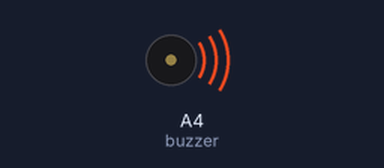
Simulated run of this sketch. Board: Arduino Uno, built with avr-gcc and run on an emulated ATmega328P. Shown: buzzer (waves = sounding).

Above: at 11.5 s.
At 88.4 s:
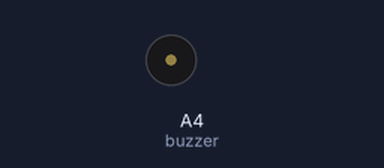
Timing chart, 0 to 89.9 s (numbered marks = the images above):
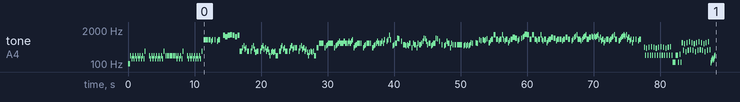

The sketch:

____.ino
```cpp
// 推しの子 OP アイドル (anime version)


#include <avr/pgmspace.h>

#define NOTE_B0  31
#define NOTE_C1  33
#define NOTE_CS1 35
#define NOTE_D1  37
#define NOTE_DS1 39
#define NOTE_E1  41
#define NOTE_F1  44
#define NOTE_FS1 46
#define NOTE_G1  49
#define NOTE_GS1 52
#define NOTE_A1  55
#define NOTE_AS1 58
#define NOTE_B1  62
#define NOTE_C2  65
#define NOTE_CS2 69
#define NOTE_D2  73
#define NOTE_DS2 78
#define NOTE_E2  82
#define NOTE_F2  87
#define NOTE_FS2 93
#define NOTE_G2  98
#define NOTE_GS2 104
#define NOTE_A2  110
#define NOTE_AS2 117
#define NOTE_B2  123
#define NOTE_C3  131
#define NOTE_CS3 139
#define NOTE_D3  147
#define NOTE_DS3 156
#define NOTE_E3  165
#define NOTE_F3  175
#define NOTE_FS3 185
#define NOTE_G3  196
#define NOTE_GS3 208
#define NOTE_A3  220
#define NOTE_AS3 233
#define NOTE_B3  247
#define NOTE_C4  262
#define NOTE_CS4 277
#define NOTE_D4  294
#define NOTE_DS4 311
#define NOTE_E4  330
#define NOTE_F4  349
#define NOTE_FS4 370
#define NOTE_G4  392
#define NOTE_GS4 415
#define NOTE_A4  440
#define NOTE_AS4 466
#define NOTE_B4  494
#define NOTE_C5  523
#define NOTE_CS5 554
#define NOTE_D5  587
#define NOTE_DS5 622
#define NOTE_E5  659
#define NOTE_F5  698
#define NOTE_FS5 740
#define NOTE_G5  784
#define NOTE_GS5 831
#define NOTE_A5  880
#define NOTE_AS5 932
#define NOTE_B5  988
#define NOTE_C6  1047
#define NOTE_CS6 1109
#define NOTE_D6  1175
#define NOTE_DS6 1245
#define NOTE_E6  1319
#define NOTE_F6  1397
#define NOTE_FS6 1480
#define NOTE_G6  1568
#define NOTE_GS6 1661
#define NOTE_A6  1760
#define NOTE_AS6 1865
#define NOTE_B6  1976
#define NOTE_C7  2093
#define NOTE_CS7 2217
#define NOTE_D7  2349
#define NOTE_DS7 2489
#define NOTE_E7  2637
#define NOTE_F7  2794
#define NOTE_FS7 2960
#define NOTE_G7  3136
#define NOTE_GS7 3322
#define NOTE_A7  3520
#define NOTE_AS7 3729
#define NOTE_B7  3951
#define NOTE_C8  4186
#define NOTE_CS8 4435
#define NOTE_D8  4699
#define NOTE_DS8 4978
#define NOTE_E8  5274
#define NOTE_F8  5588
#define NOTE_FS8 5920
#define NOTE_G8  6272
#define NOTE_GS8 6645
#define NOTE_A8  7074
#define NOTE_AS8 7459
#define NOTE_B8  7902
#define REST 0

int tempo = 83;
int buzzer = A4;

const int melody[] PROGMEM = {
  NOTE_GS2,8,NOTE_GS3,32,REST,32,NOTE_DS3,32,REST,32,NOTE_GS3,32,REST,32,NOTE_DS3,32,REST,32,NOTE_GS3,32,REST,32,NOTE_DS3,32,REST,32,NOTE_GS3,32,REST,32,NOTE_DS3,32,REST,32,NOTE_GS3,32,REST,32,NOTE_DS3,32,REST,32,NOTE_GS3,32,REST,32,NOTE_DS3,32,REST,32,NOTE_DS4,32,REST,32,REST,6,
  NOTE_GS3,32,REST,32,NOTE_DS3,32,REST,32,NOTE_GS3,32,REST,32,NOTE_DS3,32,REST,32,NOTE_GS3,32,REST,32,NOTE_DS3,32,REST,32,NOTE_GS3,32,REST,32,NOTE_DS3,32,REST,32,NOTE_GS3,32,REST,32,NOTE_DS3,32,REST,32,NOTE_GS3,32,REST,32,NOTE_DS3,32,REST,32,NOTE_DS4,32,REST,32,REST,16,
  NOTE_GS3,32,REST,32,NOTE_GS3,32,REST,32,NOTE_GS3,32,REST,32,NOTE_GS3,32,REST,32,NOTE_GS3,32,REST,32,NOTE_GS3,32,REST,32,NOTE_GS3,32,REST,32,NOTE_GS3,32,REST,32,NOTE_GS3,32,REST,32,NOTE_DS3,32,REST,32,NOTE_GS3,32,REST,32,NOTE_DS3,32,REST,32,NOTE_GS3,32,REST,32,NOTE_DS3,32,REST,32,NOTE_DS4,32,REST,32,REST,6,
  NOTE_GS3,32,REST,32,NOTE_DS3,32,REST,32,NOTE_GS3,32,REST,32,NOTE_DS3,32,REST,32,NOTE_GS3,32,REST,32,NOTE_DS3,32,REST,32,NOTE_GS3,32,REST,32,NOTE_DS3,32,REST,32,NOTE_GS3,32,REST,32,NOTE_DS3,32,REST,32,NOTE_GS3,32,REST,32,NOTE_DS3,32,REST,32,NOTE_DS4,32,REST,32,REST,16,
  NOTE_GS5,8,NOTE_GS5,8,NOTE_GS5,8,NOTE_FS5,16,NOTE_GS5,16,REST,16,NOTE_GS5,16,REST,16,NOTE_FS5,16,NOTE_GS5,8,REST,8,
  NOTE_DS6,8,NOTE_CS6,8,NOTE_DS6,8,NOTE_E6,8,NOTE_DS6,8,NOTE_CS6,8,NOTE_DS6,8,
  NOTE_DS4,8,NOTE_GS4,16,NOTE_B4,16,NOTE_FS4,16,NOTE_GS4,16,NOTE_DS4,8,REST,16,
  NOTE_DS4,16,NOTE_GS4,16,NOTE_B4,16,NOTE_FS4,16,NOTE_CS4,16,NOTE_DS4,8,REST,16,
  NOTE_DS4,16,NOTE_GS4,16,NOTE_B4,16,NOTE_FS4,16,NOTE_GS4,16,NOTE_DS4,16,NOTE_FS4,16,NOTE_CS4,16,NOTE_GS3,16,NOTE_CS4,16,NOTE_DS4,16,NOTE_CS4,16,NOTE_DS4,16,NOTE_GS3,8,REST,16,
  NOTE_DS4,32,NOTE_DS4,32,NOTE_GS4,16,NOTE_B4,16,NOTE_FS4,16,NOTE_GS4,16,NOTE_DS4,8,REST,16,NOTE_DS4,16,NOTE_GS4,16,NOTE_B4,16,NOTE_FS4,16,NOTE_GS4,16,NOTE_GS4,8,REST,16,
  NOTE_DS4,16,NOTE_GS4,16,NOTE_B4,16,NOTE_FS4,16,NOTE_GS4,16,NOTE_DS4,16,NOTE_FS4,16,NOTE_CS4,16,NOTE_GS3,16,NOTE_CS4,16,NOTE_DS4,16,NOTE_CS4,16,NOTE_DS4,16,NOTE_GS3,8,
  NOTE_GS4,8,NOTE_DS5,11,NOTE_DS5,11,NOTE_DS5,16,REST,16,NOTE_GS4,16,NOTE_B4,16,NOTE_CS5,16,NOTE_DS5,11,NOTE_DS5,11,NOTE_DS5,16,REST,16,
  NOTE_GS4,16,NOTE_B4,16,NOTE_CS5,16,NOTE_DS5,16,NOTE_FS5,16,NOTE_DS5,8,NOTE_DS5,16,NOTE_FS5,16,NOTE_DS5,8,NOTE_DS5,16,NOTE_FS5,16,NOTE_DS5,16,NOTE_FS5,16,NOTE_GS5,16,
  NOTE_GS4,16,NOTE_B4,16,NOTE_CS5,16,NOTE_DS5,11,NOTE_DS5,11,NOTE_DS5,16,REST,16,NOTE_GS4,16,NOTE_B4,16,NOTE_CS5,16,NOTE_DS5,11,NOTE_DS5,11,NOTE_DS5,16,REST,16,NOTE_GS4,16,NOTE_B4,16,NOTE_CS5,16,NOTE_DS5,16,NOTE_FS5,16,NOTE_DS5,12,NOTE_DS5,32,NOTE_DS5,16,NOTE_FS5,16,NOTE_DS5,16,NOTE_GS5,16,REST,16,NOTE_FS5,16,NOTE_GS5,16,NOTE_DS6,16,NOTE_GS5,16,REST,16,
  NOTE_B4,16,NOTE_CS5,16,NOTE_DS5,8,NOTE_B5,16,NOTE_AS5,16,REST,16,NOTE_FS5,16,REST,16,NOTE_CS5,8,NOTE_B4,16,NOTE_CS5,16,NOTE_B4,16,NOTE_DS5,16,REST,16,NOTE_GS4,16,NOTE_DS5,16,NOTE_CS5,8,NOTE_GS4,16,NOTE_DS5,16,NOTE_CS5,8,NOTE_DS5,16,NOTE_FS5,16,NOTE_B5,16,NOTE_AS5,16,NOTE_FS5,16,NOTE_CS5,16,NOTE_DS5,8,NOTE_B4,16,NOTE_CS5,16,NOTE_DS5,8,
  NOTE_B5,16,NOTE_AS5,16,REST,16,NOTE_FS5,16,REST,16,NOTE_CS5,16,REST,16,NOTE_B4,16,NOTE_CS5,16,NOTE_FS5,16,NOTE_DS5,8,NOTE_GS4,16,NOTE_DS5,16,NOTE_CS5,16,REST,16,NOTE_CS5,16,REST,16,NOTE_CS5,12,NOTE_CS5,8,NOTE_CS5,16,REST,16,NOTE_B4,32,REST,32,NOTE_CS5,32,REST,32,NOTE_B4,32,REST,32,NOTE_CS5,16,NOTE_B4,32,REST,32,NOTE_CS5,32,REST,32,NOTE_E5,32,REST,32,NOTE_DS5,16,REST,8,
  NOTE_E5,16,NOTE_DS5,16,REST,16,NOTE_GS5,16,NOTE_G5,16,REST,16,NOTE_GS5,16,NOTE_G5,16,NOTE_GS5,16,NOTE_AS5,16,REST,16,
  NOTE_E5,16,NOTE_G5,16,NOTE_A5,8,NOTE_E6,8,NOTE_A5,8,NOTE_G5,16,NOTE_A5,8,NOTE_E6,16,NOTE_A5,16,NOTE_G5,16,NOTE_A5,8,NOTE_E5,16,NOTE_G5,16,NOTE_A5,8,NOTE_C6,8,NOTE_B5,8,NOTE_G5,16,NOTE_A5,16,REST,16,NOTE_B5,16,NOTE_C6,16,NOTE_D6,16,NOTE_F6,8,NOTE_E6,8,
  NOTE_A5,8,NOTE_E6,8,NOTE_A5,8,NOTE_G5,16,NOTE_A5,8,NOTE_E6,16,NOTE_A5,16,NOTE_G5,16,NOTE_A5,8,NOTE_E5,16,NOTE_G5,16,NOTE_A5,8,NOTE_C6,8,NOTE_B5,8,NOTE_G5,16,NOTE_A5,8,NOTE_A5,8,NOTE_G5,16,NOTE_A5,8,
  NOTE_C6,8,NOTE_A5,8,REST,16,NOTE_G5,16,NOTE_A5,16,NOTE_C6,16,NOTE_D6,16,NOTE_E6,16,NOTE_A5,6,NOTE_G5,16,NOTE_A5,16,NOTE_C6,16,NOTE_D6,16,NOTE_E6,16,NOTE_A5,8,NOTE_C6,8,NOTE_D6,16,NOTE_C6,16,NOTE_D6,16,NOTE_C6,16,NOTE_D6,16,NOTE_E6,16,NOTE_A5,16,NOTE_C6,16,NOTE_G5,16,NOTE_A5,16,NOTE_E5,16,NOTE_G5,16,NOTE_A5,6,
  NOTE_G5,16,NOTE_A5,16,NOTE_C6,16,NOTE_D6,16,NOTE_E6,16,NOTE_A5,8,REST,16,NOTE_G5,32,NOTE_G5,32,NOTE_A5,16,NOTE_C6,16,NOTE_D6,16,NOTE_E6,16,NOTE_D6,16,NOTE_E6,16,NOTE_A5,16,NOTE_C6,16,NOTE_G5,16,NOTE_A5,16,NOTE_E5,16,NOTE_A5,16,REST,16,NOTE_A5,16,REST,16,NOTE_G5,16,NOTE_A5,8,REST,8,
  NOTE_A4,16,NOTE_A3,16,NOTE_G4,16,NOTE_A3,16,NOTE_A4,16,NOTE_A3,16,NOTE_AS4,16,NOTE_A3,16,NOTE_A4,16,NOTE_A3,16,NOTE_G4,16,NOTE_A3,16,NOTE_A4,16,NOTE_A3,16,NOTE_AS4,16,NOTE_A3,16,NOTE_A4,16,NOTE_A3,16,NOTE_G4,16,NOTE_A3,16,NOTE_A4,16,NOTE_A3,16,NOTE_AS4,16,NOTE_A3,16,
  NOTE_AS2,12,NOTE_AS2,12,NOTE_A3,8,NOTE_AS2,16,NOTE_AS3,16,NOTE_AS2,16,
  NOTE_E5,16,NOTE_E4,16,NOTE_D5,16,NOTE_D4,16,NOTE_E5,16,NOTE_E4,16,NOTE_F5,16,NOTE_F4,16,NOTE_E5,16,NOTE_E4,16,NOTE_D5,16,NOTE_D4,16,NOTE_E5,16,NOTE_E4,16,NOTE_F5,16,NOTE_F4,16,NOTE_E5,16,NOTE_E4,16,NOTE_D5,16,NOTE_D4,16,NOTE_E5,16,NOTE_E4,16,NOTE_F5,16,NOTE_F4,16,NOTE_A2,32,NOTE_C3,32,NOTE_D3,32,NOTE_E3,32,NOTE_D3,32,NOTE_E3,32,NOTE_G3,32,NOTE_A3,32,

};

int notes = sizeof(melody) / sizeof(melody[0]) / 2;
int wholenote = (60000 * 4) / tempo;

void playMelody(const int melody[], int notes, int wholenote) {
  for (int thisNote = 0; thisNote < notes * 2; thisNote += 2) {

    int pitch = pgm_read_word(&melody[thisNote]);
    int divider = pgm_read_word(&melody[thisNote + 1]);

    int noteDuration;

    if (divider > 0) {
      // 正常音符
      noteDuration = wholenote / divider;
    } else {
      // 負音符（1.5倍）
      noteDuration = wholenote / abs(divider);
      noteDuration = noteDuration * 1.5;
    }

    tone(buzzer, pitch, noteDuration * 0.9);
    delay(noteDuration);
    noTone(buzzer);
  }
}

void setup() {
  playMelody(melody, notes, wholenote);
}

void loop() {
}
```
